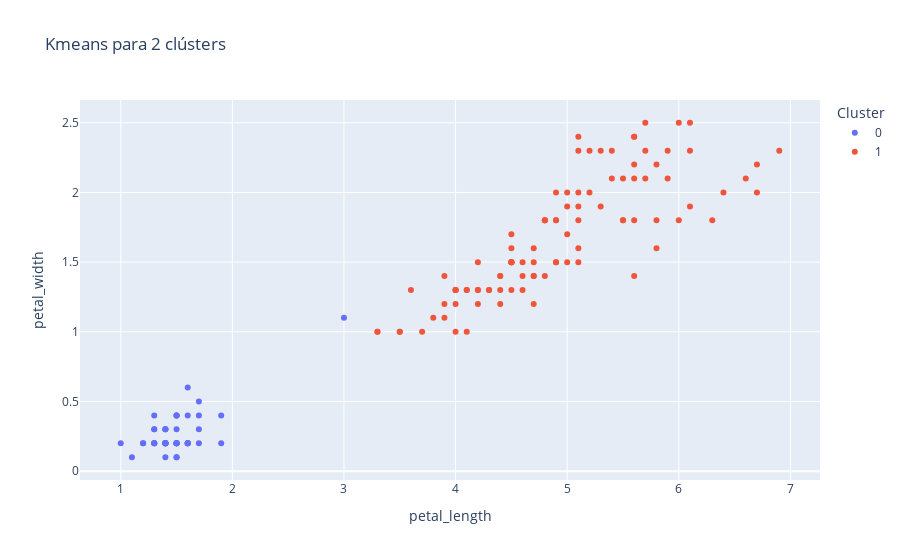

Notebook code for this chart:
### Code cell
clusters_normal = kMeansIrisPetalo(df=petals, k=2)

### Figure 1 — Plotly figure (JSON) as saved in the notebook; plotly's stock layout.template omitted (floating-point values rounded to 4 significant figures)
{"data": [{"hovertemplate": "Cluster=0<br>petal_length=%{x}<br>petal_width=%{y}<extra></extra>", "legendgroup": "0", "marker": {"color": "#636efa", "symbol": "circle"}, "mode": "markers", "name": "0", "orientation": "v", "showlegend": true, "type": "scatter", "x": [1.4, 1.4, 1.3, 1.5, 1.4, 1.7, 1.4, 1.5, 1.4, 1.5, 1.5, 1.6, 1.4, 1.1, 1.2, 1.5, 1.3, 1.4, 1.7, 1.5, 1.7, 1.5, 1.0, 1.7, 1.9, 1.6, 1.6, 1.5, 1.4, 1.6, 1.6, 1.5, 1.5, 1.4, 1.2, 1.3, 1.3, 1.5, 1.3, 1.3, 1.3, 1.6, 1.9, 1.4, 1.6, 1.4, 1.5, 1.4, 3.0], "xaxis": "x", "y": [0.2, 0.2, 0.2, 0.2, 0.2, 0.4, 0.3, 0.2, 0.2, 0.1, 0.2, 0.2, 0.1, 0.1, 0.2, 0.4, 0.4, 0.3, 0.3, 0.3, 0.2, 0.4, 0.2, 0.5, 0.2, 0.2, 0.4, 0.2, 0.2, 0.2, 0.2, 0.4, 0.1, 0.2, 0.2, 0.2, 0.2, 0.2, 0.3, 0.3, 0.2, 0.6, 0.4, 0.3, 0.2, 0.2, 0.2, 0.2, 1.1], "yaxis": "y"}, {"hovertemplate": "Cluster=1<br>petal_length=%{x}<br>petal_width=%{y}<extra></extra>", "legendgroup": "1", "marker": {"color": "#EF553B", "symbol": "circle"}, "mode": "markers", "name": "1", "orientation": "v", "showlegend": true, "type": "scatter", "x": [4.7, 4.5, 4.9, 4.0, 4.6, 4.5, 4.7, 3.3, 4.6, 3.9, 3.5, 4.2, 4.0, 4.7, 3.6, 4.4, 4.5, 4.1, 4.5, 3.9, 4.8, 4.0, 4.9, 4.7, 4.3, 4.4, 4.8, 5.0, 4.5, 3.5, 3.8, 3.7, 3.9, 5.1, 4.5, 4.5, 4.7, 4.4, 4.1, 4.0, 4.4, 4.6, 4.0, 3.3, 4.2, 4.2, 4.2, 4.3, 4.1, 6.0, 5.1, 5.9, 5.6, 5.8, 6.6, 4.5, 6.3, 5.8, 6.1, 5.1, 5.3, 5.5, 5.0, 5.1, 5.3, 5.5, 6.7, 6.9, 5.0, 5.7, 4.9, 6.7, 4.9, 5.7, 6.0, 4.8, 4.9, 5.6, 5.8, 6.1, 6.4, 5.6, 5.1, 5.6, 6.1, 5.6, 5.5, 4.8, 5.4, 5.6, 5.1, 5.9, 5.7, 5.2, 5.0, 5.2, 5.4, 5.1], "xaxis": "x", "y": [1.4, 1.5, 1.5, 1.3, 1.5, 1.3, 1.6, 1.0, 1.3, 1.4, 1.0, 1.5, 1.0, 1.4, 1.3, 1.4, 1.5, 1.0, 1.5, 1.1, 1.8, 1.3, 1.5, 1.2, 1.3, 1.4, 1.4, 1.7, 1.5, 1.0, 1.1, 1.0, 1.2, 1.6, 1.5, 1.6, 1.5, 1.3, 1.3, 1.3, 1.2, 1.4, 1.2, 1.0, 1.3, 1.2, 1.3, 1.3, 1.3, 2.5, 1.9, 2.1, 1.8, 2.2, 2.1, 1.7, 1.8, 1.8, 2.5, 2.0, 1.9, 2.1, 2.0, 2.4, 2.3, 1.8, 2.2, 2.3, 1.5, 2.3, 2.0, 2.0, 1.8, 2.1, 1.8, 1.8, 1.8, 2.1, 1.6, 1.9, 2.0, 2.2, 1.5, 1.4, 2.3, 2.4, 1.8, 1.8, 2.1, 2.4, 2.3, 2.3, 2.5, 2.3, 1.9, 2.0, 2.3, 1.8], "yaxis": "y"}], "layout": {"legend": {"title": {"text": "Cluster"}, "tracegroupgap": 0}, "title": {"text": "Kmeans para 2 clústers"}, "xaxis": {"anchor": "y", "domain": [0, 1], "title": {"text": "petal_length"}}, "yaxis": {"anchor": "x", "domain": [0, 1], "title": {"text": "petal_width"}}}}
